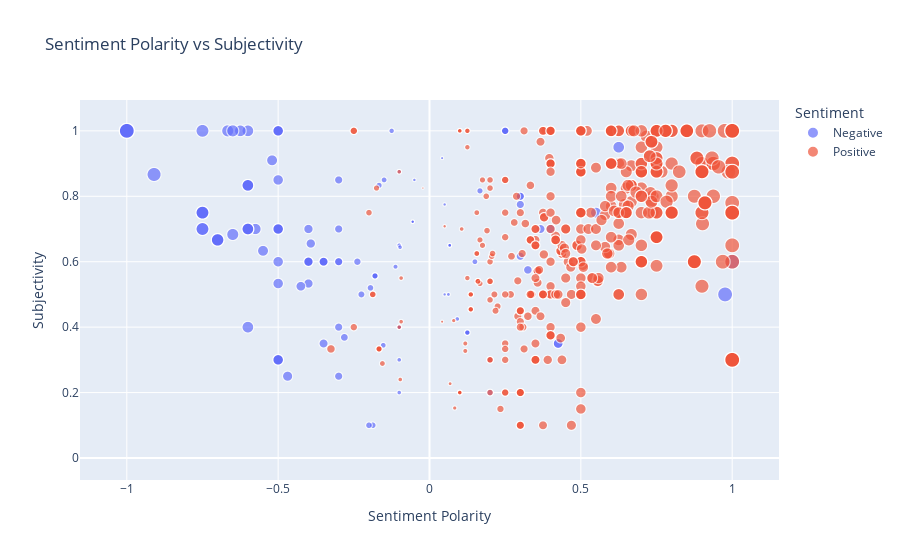

Notebook source saved alongside this figure:
### Markdown cell above
## Sentiment

Another way to look at the data is to see how different words factor into the overall sentiment of a review.  There are different ways to do this, but one way is by using the textblob library (Python has tons of NLP libraries) to compute the sentiment of each review.  Sentiment can be positive (a positive value), negative (a negative value) or neutral (a value at or near 0).  

Interestingly, the sentiment calculated by textblob doesn't align perfectly (though it does generally match up) with the positive/negative label given in the data.  

Let's look at the sentiment vs subjectivity color coded by the sentiment label in the dataset.

### Code cell
#%pip install textblob
import warnings
warnings.filterwarnings("ignore", category=FutureWarning)
from textblob import TextBlob
import plotly.express as px

# Sentiment calculations
df['calc_sentiment'] = df['Review Title'].apply(lambda x: TextBlob(x).sentiment.polarity)
df['subjectivity'] = df['Review Title'].apply(lambda x: TextBlob(x).sentiment.subjectivity)
df['abs_sentiment'] = df['calc_sentiment'].abs()

# Optional: Make sentiment a category to suppress warning
df['Sentiment'] = df['Sentiment'].astype(str)

# scatter plot of sentiment polarity vs subjectivity
fig = px.scatter(
    df,
    x='calc_sentiment',
    y='subjectivity',
    color='Sentiment',
    size='abs_sentiment',
    size_max=15,
    hover_name='Restaurant Name',
    hover_data={'Review Title': True},
    labels={
        'calc_sentiment': 'Sentiment Polarity',
        'subjectivity': 'Subjectivity'
    },
    title='Sentiment Polarity vs Subjectivity'
)

# adjust axis titles and overall height
fig.update_layout(
    xaxis_title='Sentiment Polarity',
    yaxis_title='Subjectivity',
    height=500
)

fig.show()

### Figure 1 — Plotly figure (JSON) as saved in the notebook; plotly's stock layout.template omitted (floating-point values rounded to 4 significant figures; data arrays with more than 128 entries replaced by an {"elided": "..."} marker saying what was removed)
{"data": [{"customdata": {"elided": "265x1 str values"}, "hovertemplate": "<b>%{hovertext}</b><br><br>Sentiment=Negative<br>Sentiment Polarity=%{x}<br>Subjectivity=%{y}<br>abs_sentiment=%{marker.size}<br>Review Title=%{customdata[0]}<extra></extra>", "hovertext": {"elided": "265 str values"}, "legendgroup": "Negative", "marker": {"color": "#636efa", "size": {"elided": "265 float values"}, "sizemode": "area", "sizeref": 0.004444, "symbol": "circle"}, "mode": "markers", "name": "Negative", "showlegend": true, "type": "scattergl", "x": {"elided": "265 float values"}, "xaxis": "x", "y": {"elided": "265 float values"}, "yaxis": "y"}, {"customdata": {"elided": "1237x1 str values"}, "hovertemplate": "<b>%{hovertext}</b><br><br>Sentiment=Positive<br>Sentiment Polarity=%{x}<br>Subjectivity=%{y}<br>abs_sentiment=%{marker.size}<br>Review Title=%{customdata[0]}<extra></extra>", "hovertext": {"elided": "1237 str values"}, "legendgroup": "Positive", "marker": {"color": "#EF553B", "size": {"elided": "1237 float values"}, "sizemode": "area", "sizeref": 0.004444, "symbol": "circle"}, "mode": "markers", "name": "Positive", "showlegend": true, "type": "scattergl", "x": {"elided": "1237 float values"}, "xaxis": "x", "y": {"elided": "1237 float values"}, "yaxis": "y"}], "layout": {"autosize": true, "legend": {"itemsizing": "constant", "title": {"text": "Sentiment"}, "tracegroupgap": 0}, "title": {"text": "Sentiment Polarity vs Subjectivity"}, "xaxis": {"anchor": "y", "autorange": true, "domain": [0, 1], "range": [-1.193, 1.193], "title": {"text": "Sentiment Polarity"}, "type": "linear"}, "yaxis": {"anchor": "x", "autorange": true, "domain": [0, 1], "range": [-0.06956, 1.102], "title": {"text": "Subjectivity"}, "type": "linear"}}}
